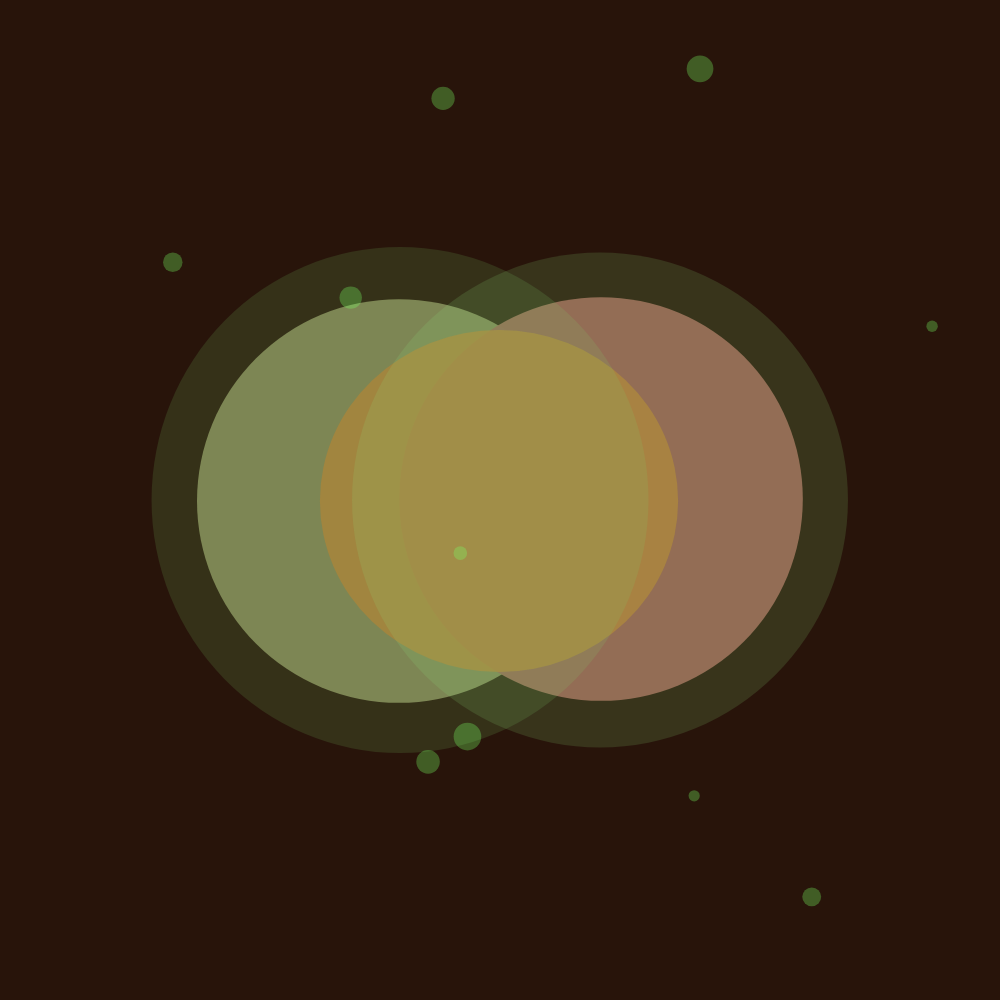
Frame 1 (no input)
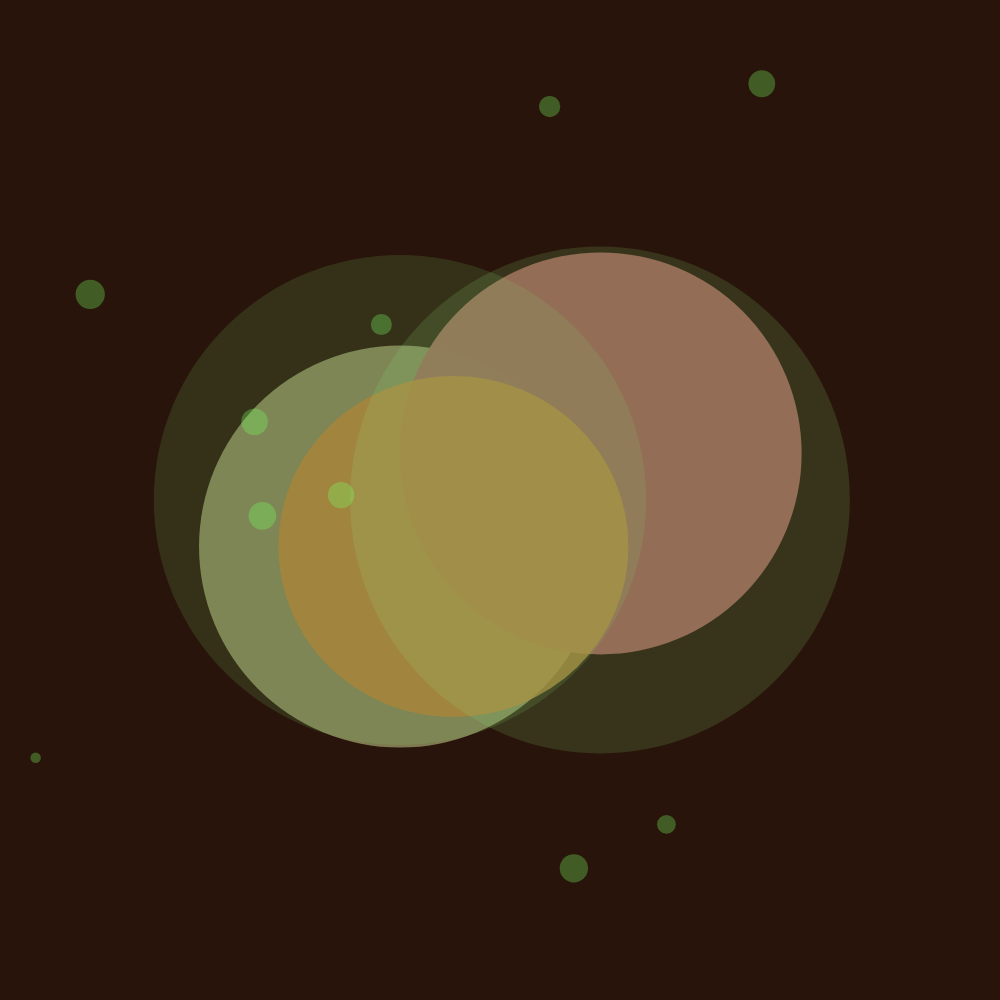
Frame 60 (no input)
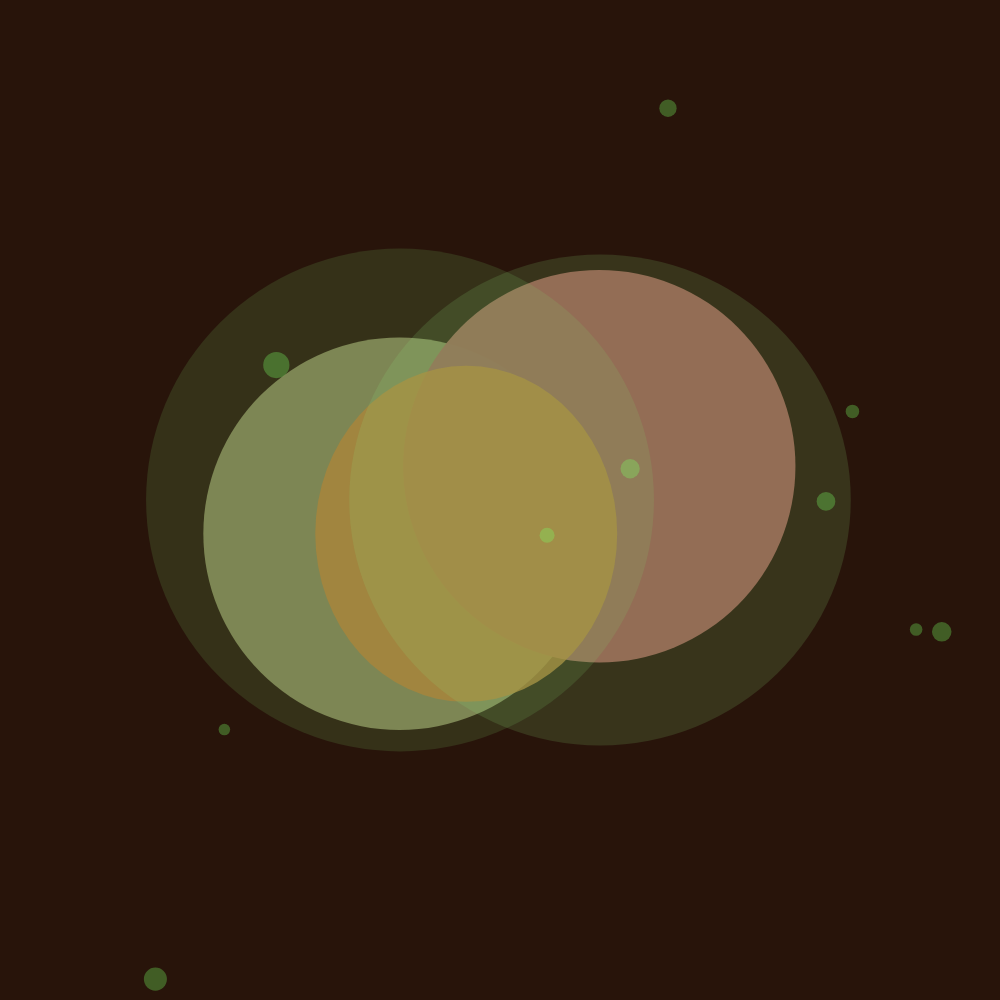
Frame 120 (the mouse pressed at the canvas centre since frame 60)

The p5.js sketch that drew these frames (run headless with seeded random() and noise() and a simulated clock; from frame 60 on, the mouse is pressed at the canvas centre):

// p5.js sketch
// ── sketch.js
function setup() {
  createCanvas(1000, 1000);
  noStroke();
}

function draw() {
  background(40, 20, 10);

  // shaky
  let pulse = sin(frameCount * 0.05) * 30 + random(-5, 5);
  let shift = sin(frameCount * 0.02) * 50;

  // Left c
  fill(150, 150, 100, 200);
  ellipse(400 + random(-2, 2), 500 + shift, 400 + pulse, 400 + pulse);

  // Right c
  fill(150, 90, 80, 250);
  ellipse(600 + random(-2, 2), 500 - shift, 400 + pulse, 400 + pulse);

  // Overlapping c
  fill(180, 120, 50, 200);
  ellipse(500 - shift, 500 + shift, 340 + pulse * 5, 340 + pulse * 0.5);

  // outer lc
  fill(120, 200, 100, 40);
  ellipse(400, 500, 500 + random(-10, 10), 500 + random(-10, 10));
  
  // outer rc
  fill(140, 220, 120, 40);
  ellipse(600, 500, 500 + random(-10, 10), 500 + random(-10, 10));

  // bubbles
  for (let i = 0; i < 10; i++) {
    fill(120, 255, 100, 80);
    ellipse(random(width), random(height), random(10, 30));
  }
}
